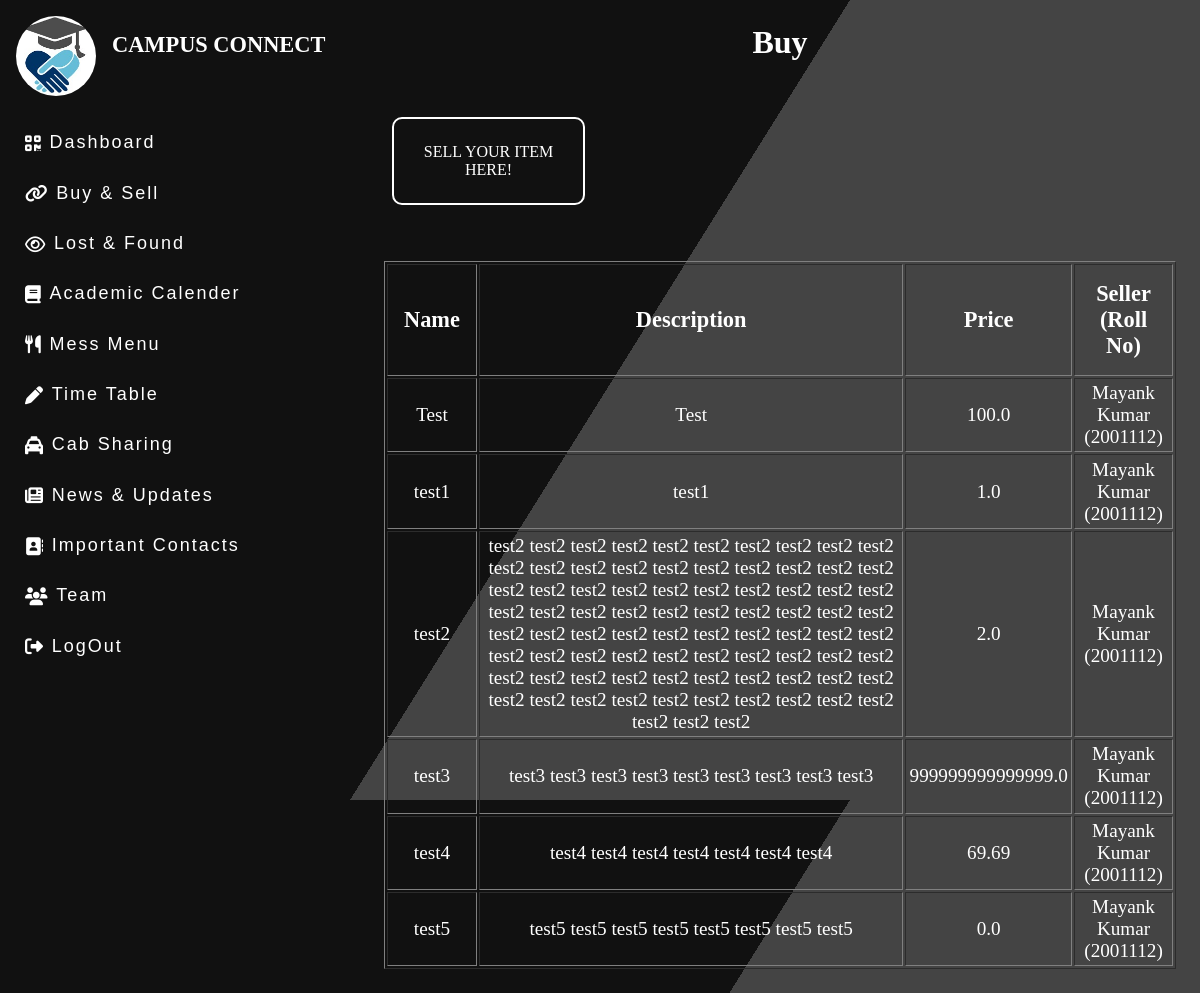
/buy (signed in), run on an earlier commit of the app's database.
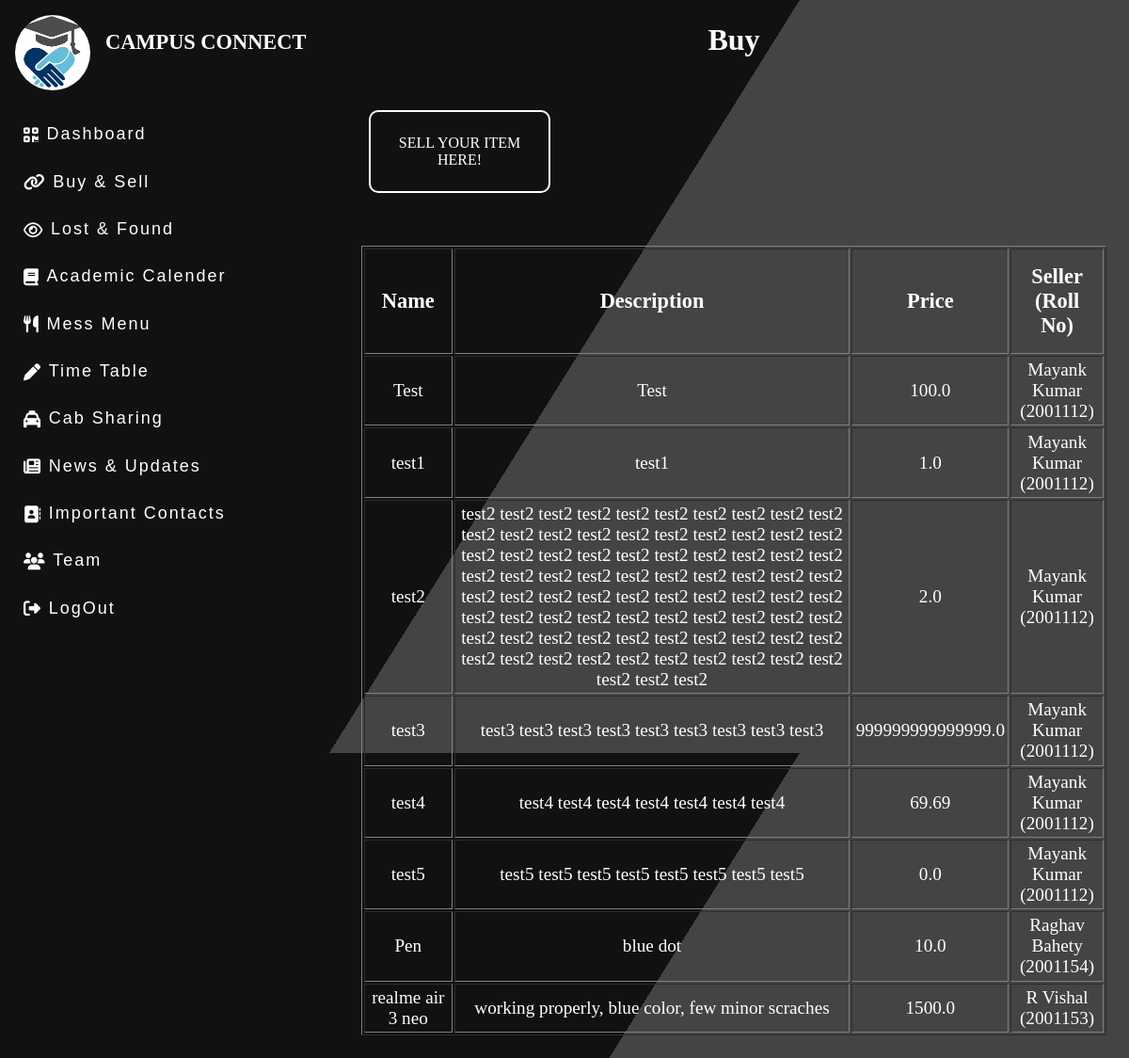
And on a later commit of the database.
### CampusConnectApp/models.py (models this page shows)
class Sell(models.Model):
    id = models.AutoField(primary_key=True)
    name = models.CharField(max_length=100)
    description = models.TextField(max_length=500)
    roll = models.ForeignKey(Users, on_delete=models.CASCADE)
    price = models.FloatField()
    sold = models.BooleanField(default=False)

class Users(models.Model):
    email = models.EmailField()
    name = models.CharField(max_length=100)
    roll = models.CharField(max_length=20, primary_key=True)
    contact = models.CharField(max_length=20)
    dept = models.CharField(max_length=10)
    batch = models.IntegerField()
    username = models.CharField(max_length=100)
    password = models.CharField(max_length=100)

### CampusConnectApp/views.py (the view)
# urls.py: path('buy', views.buy, name='buy'),
def buy(request):
    getdata = Sell.objects.all()
    template = loader.get_template('buy.html')
    context = {
        'data': getdata
    }
    return HttpResponse(template.render(context, request))

### templates/buy.html
{%extends "dashboard.html" %} {% load static %} {%block start%} {% block css %}
<link rel="stylesheet" href="{% static 'importantContacts/style.css' %}" />
{% endblock %}
<div class="container2">
  <h1 class="main_heading">Buy</h1>
  <a class="button sell_button" href="/sell">Sell your item here!</a>
  <table class="table" border="1">
    <tr>
      <th class="table_heading">Name</th>
      <th class="table_heading">Description</th>
      <th class="table_heading">Price</th>
      <th class="table_heading">Seller (Roll No)</th>
    </tr>
    {% for x in data %} {% if not x.sold %}
    <tr>
      <td class="table_data">{{ x.name }}</td>
      <td class="table_data">{{ x.description }}</td>
      <td class="table_data">{{ x.price }}</td>
      <td class="table_data">{{ x.roll.name }} ({{ x.roll.roll }})</td>
    </tr>
    {%endif%} {% endfor %}
  </table>
</div>
{%endblock%}

What changed in the data, as far as the page shows it:
added Sell: name "Pen", description "blue dot", price "10.0", roll.name "Raghav Bahety", roll.roll "2001154"
added Sell: name "realme air 3 neo", description "working properly, blue color, few minor scraches", price "1500.0", roll.name "R Vishal", roll.roll "2001153"
